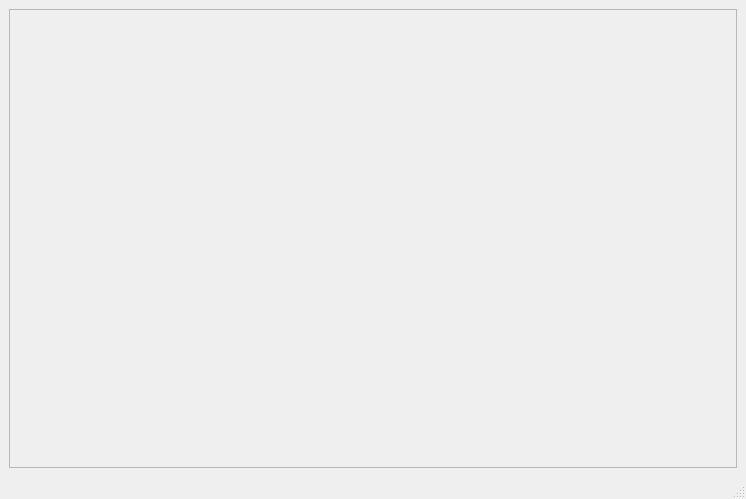
<?xml version="1.0" encoding="UTF-8"?>
<ui version="4.0">
 <class>MainWindow</class>
 <widget class="QMainWindow" name="MainWindow">
  <property name="geometry">
   <rect>
    <x>0</x>
    <y>0</y>
    <width>746</width>
    <height>499</height>
   </rect>
  </property>
  <property name="windowTitle">
   <string>MainWindow</string>
  </property>
  <widget class="QWidget" name="centralwidget">
   <layout class="QVBoxLayout" name="verticalLayout">
    <item>
     <widget class="QScrollArea" name="scrollArea">
      <property name="widgetResizable">
       <bool>true</bool>
      </property>
      <widget class="QWidget" name="scrollAreaWidgetContents">
       <property name="geometry">
        <rect>
         <x>0</x>
         <y>0</y>
         <width>726</width>
         <height>459</height>
        </rect>
       </property>
       <layout class="QVBoxLayout" name="verticalLayoutScrollArea"/>
      </widget>
     </widget>
    </item>
   </layout>
  </widget>
  <widget class="QStatusBar" name="statusbar"/>
  <action name="actionExit">
   <property name="text">
    <string>Exit</string>
   </property>
  </action>
  <action name="actionBrickMoneyDB">
   <property name="text">
    <string>BrickMoneyDB</string>
   </property>
  </action>
 </widget>
 <resources/>
 <connections/>
</ui>
